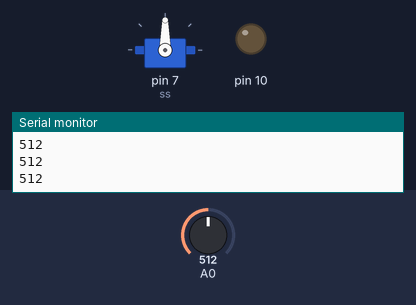
This sketch was run on a simulated Arduino Uno, built with avr-gcc and run on an emulated ATmega328P. On the bench: servo, output pins drawn as LEDs (lit = HIGH), the last lines printed to the serial monitor. The test bench sets the inputs (shaded band); at power-on: A0 = 512.

Above: at 1.2 s.
1.3 s: A0 set to 716
At 2.5 s:
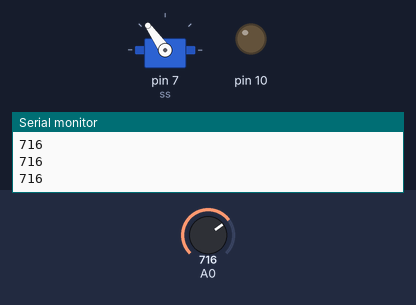
2.8 s: A0 set to 900
At 3.8 s:
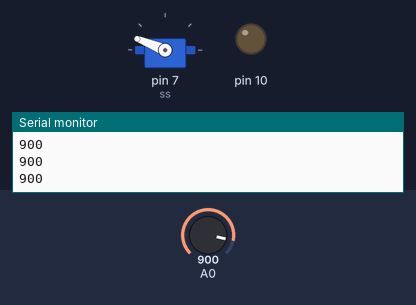
4.3 s: A0 set to 1023
At 4.9 s:
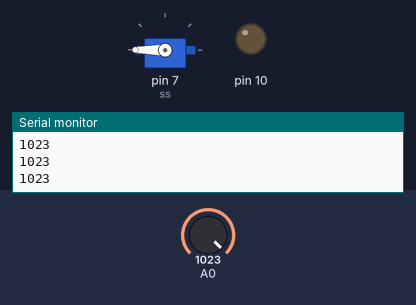
5.8 s: A0 set to 306
At 6.2 s:
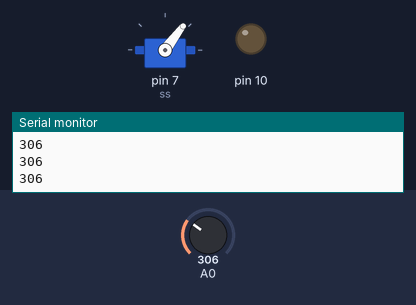
7.3 s: A0 set to 122
At 8.4 s:
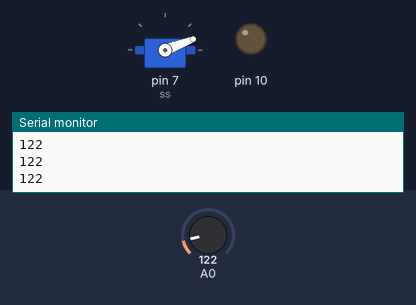
8.8 s: A0 set to 0
At 9.4 s:
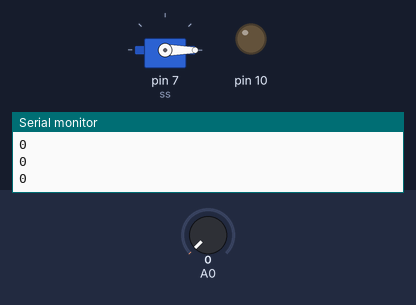
Timing chart, 0 to 11.3 s (numbered marks = the images above; inputs shaded):
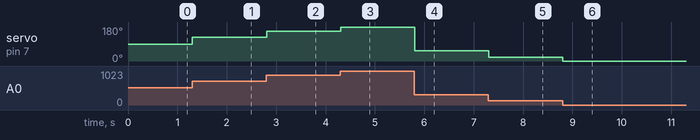

Measured:
- after the input at 1.3 s, servo on pin 7 (ss): 90° → 125° at once
- after the input at 2.8 s, servo on pin 7 (ss): 125° → 158° at once
- after the input at 4.3 s, servo on pin 7 (ss): 158° → 180° at once
- after the input at 5.8 s, servo on pin 7 (ss): 180° → 53° at once
- after the input at 7.3 s, servo on pin 7 (ss): 53° → 21° at once
- after the input at 8.8 s, servo on pin 7 (ss): 21° → 0° at once

The sketch:

gov_servo_control.ino
```cpp
#include <Servo.h>
Servo ss;
int val;

void setup() {
  // put your setup code here, to run once:
  ss.attach(7);
  pinMode(A0, INPUT);

  pinMode(11,INPUT);
  pinMode(10,OUTPUT);
Serial.begin(9600);
}

void loop() {
  // put your main code here, to run repeatedly:
val = analogRead(A0);
Serial.println(val);
val = map(val,0, 1023, 0,180);
ss.write(val);
}
```
